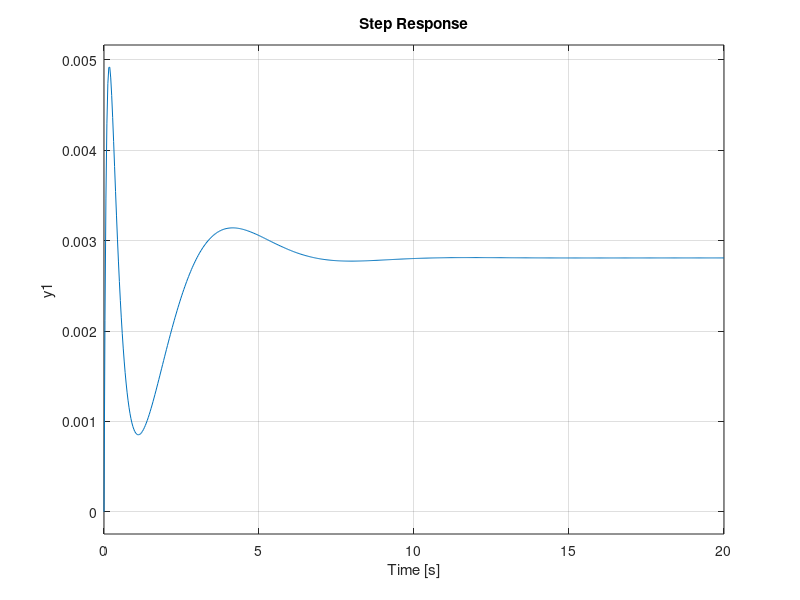

Source code (MATLAB):
ng1=[1];dg1=[1 10]; sysg1=tf(ng1,dg1);
ng2=[1];dg2=[1 1]; sysg2=tf(ng2,dg2);
ng3=[1 0 1];dg3=[1 4 4]; sysg3=tf(ng3,dg3);
ng4=[1 1];dg4=[1 6]; sysg4=tf(ng4,dg4);
nh1=[1 1];dh1=[1 2]; sysh1=tf(nh1,dh1);
nh2=[2];dh2=[1]; sysh2=tf(nh2,dh2);
nh3=[1];dh3=[1]; sysh3=tf(nh3,dh3);
sys1 = sysh2/sysg4;
sys2= series(sysg3,sysg4);
sys3=feedback(sys2,sysh1,1);
sys4= series(sysg2,sys3);
sys5=feedback(sys4,sys1);
sys60=series(sysg1,sys5);
sysa=feedback(sys60,[1]);
sysa = tf(sysa);
step(sysa);
sysa
